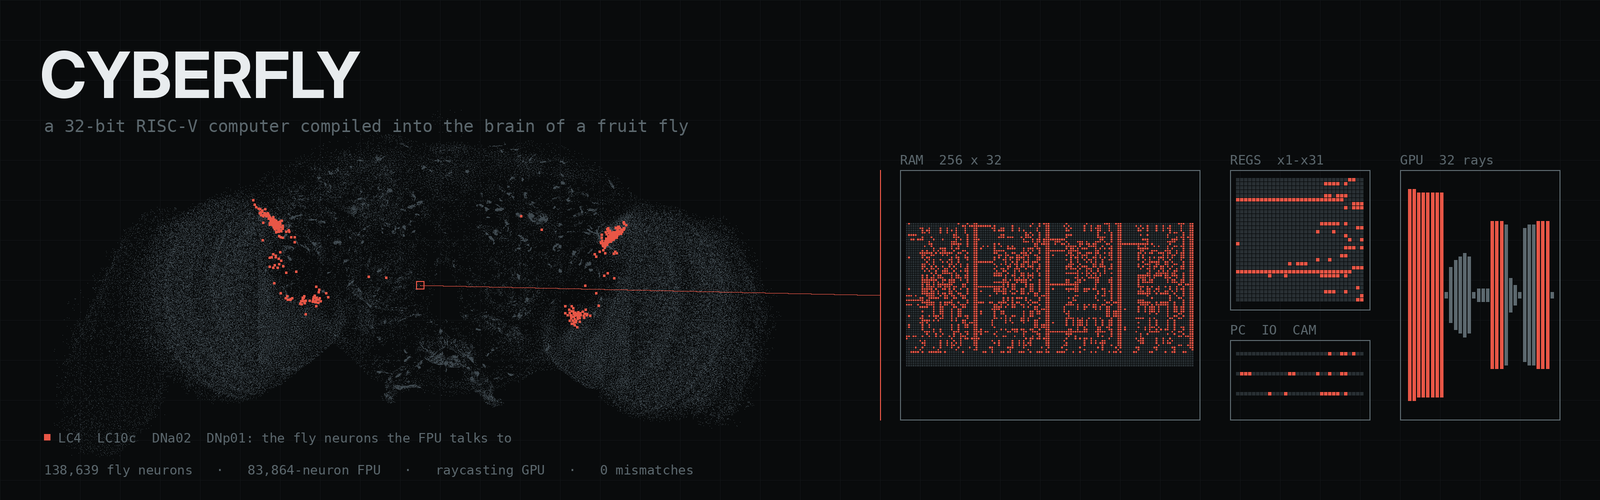

Write Python code to recreate this figure.
import sys
from pathlib import Path

import numpy as np
from PIL import Image, ImageDraw, ImageFont

from cyberfly.connectome import Connectome
from cyberfly.firmware import build
from cyberfly.iss import ISS
from cyberfly.raycaster import Raycaster, render

S = 2
WIDTH, HEIGHT = 1600 * S, 500 * S
GROUND = (9, 11, 12)
GRID = (17, 21, 23)
DIM = (40, 47, 51)
CLOUD = (64, 74, 80)
MID = (92, 104, 110)
INK = (232, 236, 238)
ACCENT = (232, 86, 70)

MONO = sys.argv[1] if len(sys.argv) > 1 else "DejaVuSansMono.ttf"
DISPLAY = sys.argv[2] if len(sys.argv) > 2 else "/usr/share/fonts/opentype/inter/InterDisplay-Bold.otf"


def font(path, size):
    return ImageFont.truetype(path, size * S)


def brain(draw: ImageDraw.ImageDraw, fly: Connectome, box):
    a = fly.annotations
    x, y = a.pos_x.to_numpy(float), a.pos_y.to_numpy(float)
    x0, x1 = np.percentile(x, [0.5, 99.5])
    y0, y1 = np.percentile(y, [0.5, 99.5])
    bx, by, bw, bh = box
    scale = min(bw / (x1 - x0), bh / (y1 - y0))
    ox = bx + (bw - (x1 - x0) * scale) / 2
    oy = by + (bh - (y1 - y0) * scale) / 2
    px, py = ox + (x - x0) * scale, oy + (y - y0) * scale
    for u, v in zip(px, py):
        draw.point((u, v), fill=CLOUD)
    lit = a.cell_type.isin(["LC4", "LC10c-1", "LC10c-2", "DNa02", "DNp01"]).to_numpy()
    for u, v in zip(px[lit], py[lit]):
        draw.rectangle((u - S, v - S, u + S, v + S), fill=ACCENT)
    return ox + (x1 - x0) * scale / 2, oy + (y1 - y0) * scale / 2


def bits(draw, x, y, rows, cols, on, pitch, gap=S):
    for r in range(rows):
        for c in range(cols):
            fill = ACCENT if on(r, c) else DIM
            draw.rectangle((x + c * pitch, y + r * pitch, x + (c + 1) * pitch - gap, y + (r + 1) * pitch - gap),
                           fill=fill)


def block(draw, x, y, w, h, label, small):
    draw.rectangle((x, y, x + w, y + h), outline=MID, width=S)
    draw.text((x, y - 18 * S), label, font=small, fill=MID)


def main(out: Path):
    img = Image.new("RGB", (WIDTH, HEIGHT), GROUND)
    d = ImageDraw.Draw(img)
    for gx in range(0, WIDTH, 40 * S):
        d.line((gx, 0, gx, HEIGHT), fill=GRID, width=1)
    for gy in range(0, HEIGHT, 40 * S):
        d.line((0, gy, WIDTH, gy), fill=GRID, width=1)

    small = font(MONO, 13)
    tag = font(MONO, 17)
    fly = Connectome.load()
    cx, cy = brain(d, fly, (40 * S, 150 * S, 760 * S, 270 * S))

    program = build("shooter.c")
    gpu = Raycaster()
    iss = ISS(program, gpu=gpu).run(600)
    ram = iss.mem
    dx = 900 * S
    block(d, dx, 170 * S, 300 * S, 250 * S, "RAM  256 x 32", small)
    bits(d, dx + 6 * S, 223 * S, 64, 128, lambda r, c: (ram[r * 4 + c // 32] >> (31 - c % 32)) & 1, 2.25 * S)
    block(d, dx + 330 * S, 170 * S, 140 * S, 140 * S, "REGS  x1-x31", small)
    bits(d, dx + 336 * S, 178 * S, 31, 32, lambda r, c: (iss.r[r + 1] >> (31 - c)) & 1, 4 * S)
    block(d, dx + 500 * S, 170 * S, 160 * S, 250 * S, "GPU  32 rays", small)
    rays = render(0x780, 0x880, 0)
    for c, q in enumerate(rays):
        h = int((1 - q / 31) * 220 * S) + 6 * S
        mid = 295 * S
        d.rectangle((dx + 508 * S + c * 4.6 * S, mid - h / 2, dx + 508 * S + c * 4.6 * S + 3 * S, mid + h / 2),
                    fill=ACCENT if q < 12 else MID)
    block(d, dx + 330 * S, 340 * S, 140 * S, 80 * S, "PC  IO  CAM", small)
    for k, word in enumerate([iss.pc, iss.io_out[-1], gpu.cam]):
        bits(d, dx + 336 * S, (352 + 20 * k) * S, 1, 32, lambda r, c, w=word: (w >> (31 - c)) & 1, 4 * S)

    d.line((cx, cy, dx - 20 * S, 295 * S), fill=ACCENT, width=S)
    d.rectangle((cx - 4 * S, cy - 4 * S, cx + 4 * S, cy + 4 * S), outline=ACCENT, width=S)
    d.line((dx - 20 * S, 170 * S, dx - 20 * S, 420 * S), fill=ACCENT, width=S)

    d.rectangle((44 * S, 434 * S, 50 * S, 440 * S), fill=ACCENT)
    d.text((58 * S, 430 * S), "LC4  LC10c  DNa02  DNp01: the fly neurons the FPU talks to", font=small, fill=MID)
    d.text((40 * S, 36 * S), "CYBERFLY", font=font(DISPLAY, 64), fill=INK)
    d.text((44 * S, 116 * S), "a 32-bit RISC-V computer compiled into the brain of a fruit fly", font=tag, fill=MID)
    stats = "138,639 fly neurons   ·   83,864-neuron FPU   ·   raycasting GPU   ·   0 mismatches"
    d.text((44 * S, 462 * S), stats, font=small, fill=MID)
    img.resize((WIDTH // S, HEIGHT // S), Image.LANCZOS).save(out)


if __name__ == "__main__":
    main(Path(__file__).with_name("banner.png"))
